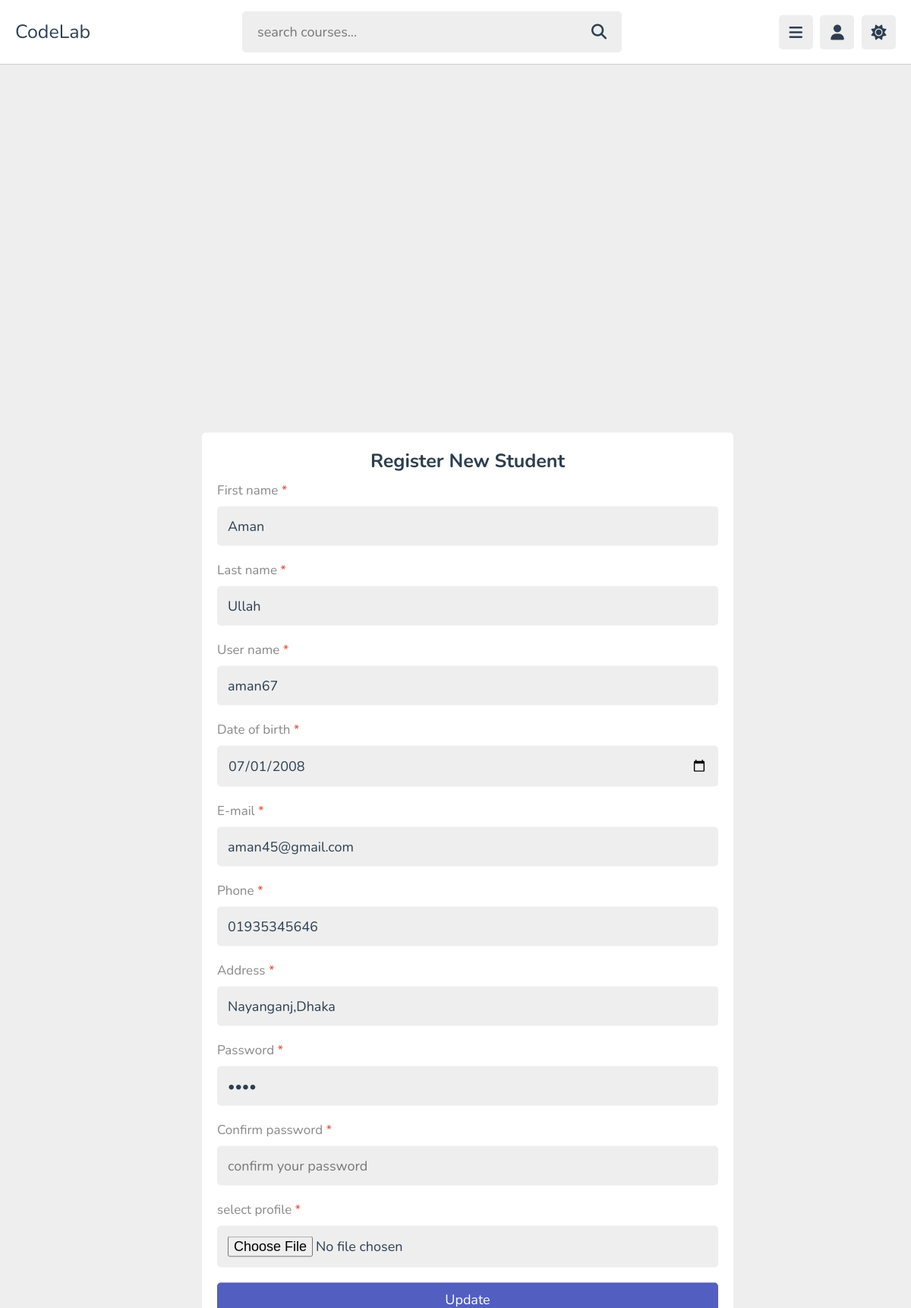
Page /update_teacher.php?updatet_id=3 on the committed database.
### tables this page shows
CREATE TABLE `teacher_registration` (
  `t_id` int(10) NOT NULL,
  `fname` varchar(50) NOT NULL,
  `lname` varchar(50) NOT NULL,
  `uname` varchar(50) NOT NULL,
  `DOB` date NOT NULL,
  `gender` varchar(50) NOT NULL,
  `email` varchar(50) NOT NULL,
  `phone` varchar(50) NOT NULL,
  `address` varchar(50) NOT NULL,
  `password` varchar(50) NOT NULL
);

### update_teacher.php (the view, shortened to what this page needs)
<?php
@include 'dbcon.php';
$t_id=$_GET['updatet_id'];
$sql1="SELECT * FROM `teacher_registration` WHERE t_id=$t_id";
$result1=mysqli_query($conn,$sql1);
$row=mysqli_fetch_assoc($result1);
$fname=$row['fname'];
$lname=$row['lname'];
$uname=$row['uname'];
$dob=$row['DOB'];
$email=$row['email'];
$phone=$row['phone'];
$address=$row['address'];
$password=$row['password'];
?>
<!DOCTYPE html>
<html lang="en">
<head>
   <link rel="stylesheet" href="https://cdnjs.cloudflare.com/ajax/libs/font-awesome/6.1.2/css/all.min.css">
   <link rel="stylesheet" href="CSS_Student/style.css">
</head>
<body>
<header class="header">
   <section class="flex">
      <a href="login.php" class="logo">CodeLab</a>
      <form action="search.php" method="post" class="search-form">
         <input type="text" name="search_box" required placeholder="search courses..." maxlength="100">
         <button type="submit" class="fas fa-search"></button>
      </form>
      <div class="icons">
         <div id="menu-btn" class="fas fa-bars"></div>
         <div id="user-btn" class="fas fa-user"></div>
         <div id="toggle-btn" class="fas fa-sun"></div>
      </div>
   </section>
</header>
<section class="form-container">
   <form method = "post"  enctype="multipart/form-data">
      <h3>Register New Student</h3>
      <p>First name <span>*</span></p>
      <input type="text" name="fname" placeholder="enter your first name" value=<?php echo $fname;?> required maxlength="50" class="box">
      <p>Last name <span>*</span></p>
      <input type="text" name="lname" placeholder="enter your last name" value=<?php echo $lname;?> required maxlength="50" class="box">
      <p>User name <span>*</span></p>
      <input type="text" name="uname" placeholder="enter your user name" value=<?php echo $uname;?> required maxlength="50" class="box">
      <p>Date of birth <span>*</span></p>
      <input type="date" name="dob" placeholder="enter your date of birth"value=<?php echo $dob;?> required maxlength="50" class="box">
      <p>E-mail <span>*</span></p>
      <input type="email" name="email" placeholder="enter your email" value=<?php echo $email;?> required maxlength="50" class="box">
      <p>Phone <span>*</span></p>
      <input type="text" name="phone" placeholder="enter your phone number" value=<?php echo $phone;?> required maxlength="50" class="box">
      <p>Address <span>*</span></p>
      <input type="text" name="address" placeholder="enter your address" value=<?php echo $address;?> required maxlength="50" class="box">
      <p>Password <span>*</span></p>
      <input type="password" name="password" placeholder="enter your password" value=<?php echo $password;?> required maxlength="20" class="box">
      <p>Confirm password <span>*</span></p>
      <input type="password" name="pass1" placeholder="confirm your password" required maxlength="20" class="box">
      <p>select profile <span>*</span></p>
      <input type="file" accept="image/*" required class="box">
      <input type="submit" value="Update" name="submit" class="btn">
   </form>
</section>
</body>
</html>

### CSS_Student/style.css (style rules this page uses)
:root { --main-color:#525fc0; --red:#e74c3c; --orange:#f39c12; --light-color:#888; --light-bg:#eee; --black:#2c3e50; --white:#fff; --border:.1rem solid rgba(0,0,0,.2); }
* { font-family: 'Nunito', sans-serif; margin:0; padding:0; box-sizing: border-box; outline: none; border:none; text-decoration: none; }
html { font-size: 62.5%; overflow-x: hidden; }
body { background-color: var(--light-bg); padding-left: 30rem; }
section { padding:2rem; margin: 0 auto; max-width: 1200px; }
.inline-btn, .inline-option-btn, .inline-delete-btn, .btn, .delete-btn, .option-btn { border-radius: .5rem; color:#fff; font-size: 1.8rem; cursor: pointer; text-transform: capitalize; padding:1rem 3rem; text-align: center; margin-top: 1rem; }
.btn, .delete-btn, .option-btn { display: block; width: 100%; }
.btn, .inline-btn { background-color: var(--main-color); }
.header { position: sticky; top:0; left:0; right: 0; background-color: var(--white); z-index: 1000; border-bottom: var(--border); }
.header .flex { display: flex; align-items: center; justify-content: space-between; position: relative; padding: 1.5rem 2rem; }
.header .flex .logo { font-size: 2.5rem; color: var(--black); }
.header .flex .search-form { width: 50rem; border-radius: .5rem; background-color: var(--light-bg); padding:1.5rem 2rem; display: flex; gap:2rem; }
.header .flex .search-form input { width: 100%; font-size: 1.8rem; color:var(--black); background:none; }
.header .flex .search-form button { background:none; font-size: 2rem; cursor: pointer; color:var(--black); }
.header .flex .icons div { font-size: 2rem; color:var(--black); background-color: var(--light-bg); border-radius: .5rem; height: 4.5rem; width: 4.5rem; line-height: 4.5rem; cursor: pointer; text-align: center; margin-left: .7rem; }
.form-container { position: absolute; top: 50%; left: 50%; transform: translate(-10%, -50%); min-height: calc(100vh - 20rem); display: flex; align-items: center; justify-content: center; }
.form-container form { position: absolute; top: 100%; left: 50%; transform: translate(-50%, -50%); background-color: var(--white); border-radius: .5rem; padding: 2rem; width: 70rem; }
.form-container form h3 { font-size: 2.5rem; text-transform: capitalize; color: var(--black); text-align: center; }
.form-container form p { font-size: 1.7rem; color: var(--light-color); padding-top: 1rem; }
.form-container form p span { color: var(--red); }
.form-container form .box { font-size: 1.8rem; color: var(--black); border-radius: .5rem; padding: 1.4rem; background-color: var(--light-bg); width: 100%; margin: 1rem 0; }
@media (max-width:1200px) { body { padding-left: 0; } }

### rows in the picture
teacher_registration: fname "Aman", lname "Ullah", uname "aman67", email "aman45@gmail.com", phone "01935345646", address "Nayanganj,Dhaka"
